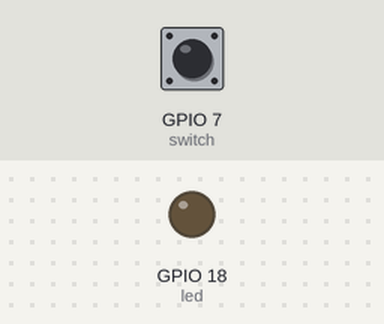
This program was run on a simulated Raspberry Pi (BCM pin numbers). On the bench: output pins drawn as LEDs (lit = HIGH). The test bench sets the inputs (shaded band); at power-on: GPIO 7 (switch) LOW.

Above: at 1.2 s.
1.3 s: GPIO 7 (switch) pulled HIGH for 0.15 s
At 1.37 s:
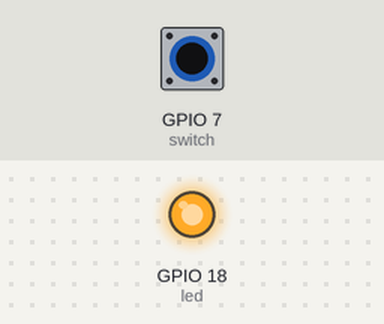
2.9 s: GPIO 7 (switch) pulled HIGH for 3.2 s
At 6.4 s:
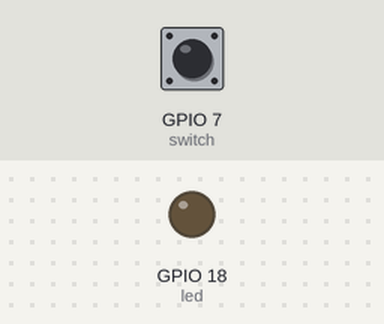
Timing chart, 0 to 7.9 s (numbered marks = the images above; inputs shaded):
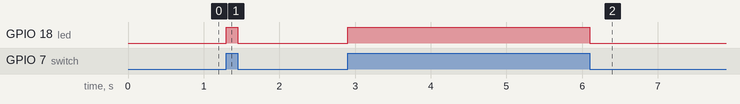

Measured:
- after the input at 1.3 s, GPIO 18 (led): LOW → HIGH at once, → LOW 0.15 s later
- after the input at 2.9 s, GPIO 18 (led): LOW → HIGH at once, → LOW 3.2 s later

The program:

switchPullDown.py
```python
import RPi.GPIO as GPIO

GPIO.setmode(GPIO.BCM)
led=18
switch=7
GPIO.setup(led, GPIO.OUT)
GPIO.setup(switch, GPIO.IN,pull_up_down=GPIO.PUD_DOWN)

while True:
    if GPIO.input(switch):
        GPIO.output(led, True)
    else:
        GPIO.output(led, False)
```
